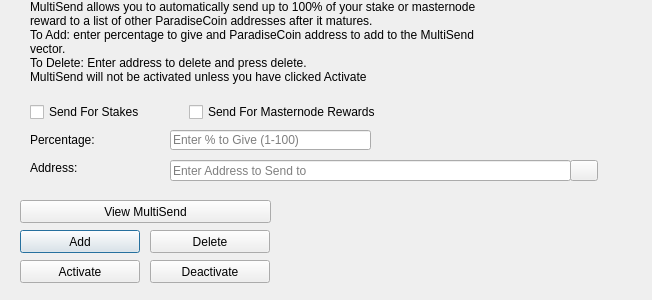
<?xml version="1.0" encoding="UTF-8"?>
<ui version="4.0">
 <class>MultiSendDialog</class>
 <widget class="QDialog" name="MultiSendDialog">
  <property name="windowModality">
   <enum>Qt::NonModal</enum>
  </property>
  <property name="geometry">
   <rect>
    <x>0</x>
    <y>0</y>
    <width>652</width>
    <height>300</height>
   </rect>
  </property>
  <property name="windowTitle">
   <string>MultiSend</string>
  </property>
  <widget class="QLineEdit" name="multiSendPercentEdit">
   <property name="geometry">
    <rect>
     <x>170</x>
     <y>130</y>
     <width>201</width>
     <height>20</height>
    </rect>
   </property>
   <property name="toolTip">
    <string>Enter whole numbers 1 - 100</string>
   </property>
   <property name="placeholderText">
    <string>Enter % to Give (1-100)</string>
   </property>
  </widget>
  <widget class="QLineEdit" name="multiSendAddressEdit">
   <property name="geometry">
    <rect>
     <x>170</x>
     <y>160</y>
     <width>401</width>
     <height>21</height>
    </rect>
   </property>
   <property name="toolTip">
    <string/>
   </property>
   <property name="placeholderText">
    <string>Enter Address to Send to</string>
   </property>
  </widget>
  <widget class="QLabel" name="label_2">
   <property name="geometry">
    <rect>
     <x>30</x>
     <y>0</y>
     <width>451</width>
     <height>121</height>
    </rect>
   </property>
   <property name="lineWidth">
    <number>1</number>
   </property>
   <property name="text">
    <string>MultiSend allows you to automatically send up to 100% of your stake or masternode reward to a list of other ParadiseCoin addresses after it matures.
To Add: enter percentage to give and ParadiseCoin address to add to the MultiSend vector.
To Delete: Enter address to delete and press delete.
MultiSend will not be activated unless you have clicked Activate</string>
   </property>
   <property name="alignment">
    <set>Qt::AlignLeading|Qt::AlignLeft|Qt::AlignTop</set>
   </property>
   <property name="wordWrap">
    <bool>true</bool>
   </property>
  </widget>
  <widget class="QLabel" name="message">
   <property name="geometry">
    <rect>
     <x>290</x>
     <y>200</y>
     <width>351</width>
     <height>91</height>
    </rect>
   </property>
   <property name="text">
    <string/>
   </property>
  </widget>
  <widget class="QPushButton" name="addButton">
   <property name="geometry">
    <rect>
     <x>20</x>
     <y>230</y>
     <width>120</width>
     <height>23</height>
    </rect>
   </property>
   <property name="toolTip">
    <string/>
   </property>
   <property name="statusTip">
    <string>Add to MultiSend Vector</string>
   </property>
   <property name="text">
    <string>Add</string>
   </property>
  </widget>
  <widget class="QPushButton" name="disableButton">
   <property name="geometry">
    <rect>
     <x>150</x>
     <y>260</y>
     <width>120</width>
     <height>23</height>
    </rect>
   </property>
   <property name="statusTip">
    <string>Deactivate MultiSend</string>
   </property>
   <property name="text">
    <string>Deactivate</string>
   </property>
  </widget>
  <widget class="QPushButton" name="addressBookButton">
   <property name="geometry">
    <rect>
     <x>570</x>
     <y>160</y>
     <width>28</width>
     <height>21</height>
    </rect>
   </property>
   <property name="toolTip">
    <string>Choose an address from the address book</string>
   </property>
   <property name="text">
    <string/>
   </property>
   <property name="icon">
    <iconset resource="../ParadiseCoin.qrc">
     <normaloff>:/icons/address-book</normaloff>:/icons/address-book</iconset>
   </property>
   <property name="shortcut">
    <string>Alt+A</string>
   </property>
   <property name="autoDefault">
    <bool>false</bool>
   </property>
  </widget>
  <widget class="QLabel" name="label">
   <property name="geometry">
    <rect>
     <x>30</x>
     <y>130</y>
     <width>121</width>
     <height>20</height>
    </rect>
   </property>
   <property name="toolTip">
    <string>Percentage of stake to send</string>
   </property>
   <property name="text">
    <string>Percentage:</string>
   </property>
  </widget>
  <widget class="QLabel" name="label_5">
   <property name="geometry">
    <rect>
     <x>30</x>
     <y>160</y>
     <width>111</width>
     <height>16</height>
    </rect>
   </property>
   <property name="toolTip">
    <string>Address to send portion of stake to</string>
   </property>
   <property name="text">
    <string>Address:</string>
   </property>
  </widget>
  <widget class="QPushButton" name="deleteButton">
   <property name="geometry">
    <rect>
     <x>150</x>
     <y>230</y>
     <width>120</width>
     <height>23</height>
    </rect>
   </property>
   <property name="toolTip">
    <string/>
   </property>
   <property name="statusTip">
    <string>Delete Address From MultiSend Vector</string>
   </property>
   <property name="text">
    <string>Delete</string>
   </property>
  </widget>
  <widget class="QPushButton" name="activateButton">
   <property name="geometry">
    <rect>
     <x>20</x>
     <y>260</y>
     <width>120</width>
     <height>23</height>
    </rect>
   </property>
   <property name="statusTip">
    <string>Activate MultiSend</string>
   </property>
   <property name="text">
    <string>Activate</string>
   </property>
  </widget>
  <widget class="QPushButton" name="viewButton">
   <property name="geometry">
    <rect>
     <x>20</x>
     <y>200</y>
     <width>251</width>
     <height>23</height>
    </rect>
   </property>
   <property name="toolTip">
    <string/>
   </property>
   <property name="statusTip">
    <string>View MultiSend Vector</string>
   </property>
   <property name="text">
    <string>View MultiSend</string>
   </property>
  </widget>
  <widget class="QWidget" name="horizontalLayoutWidget">
   <property name="geometry">
    <rect>
     <x>30</x>
     <y>100</y>
     <width>351</width>
     <height>24</height>
    </rect>
   </property>
   <layout class="QHBoxLayout" name="horizontalLayout">
    <item>
     <widget class="QCheckBox" name="multiSendStakeCheckBox">
      <property name="text">
       <string>Send For Stakes</string>
      </property>
     </widget>
    </item>
    <item>
     <widget class="QCheckBox" name="multiSendMasternodeCheckBox">
      <property name="text">
       <string>Send For Masternode Rewards</string>
      </property>
     </widget>
    </item>
   </layout>
  </widget>
 </widget>
 <resources>
  <include location="../ParadiseCoin.qrc"/>
 </resources>
 <connections/>
</ui>
